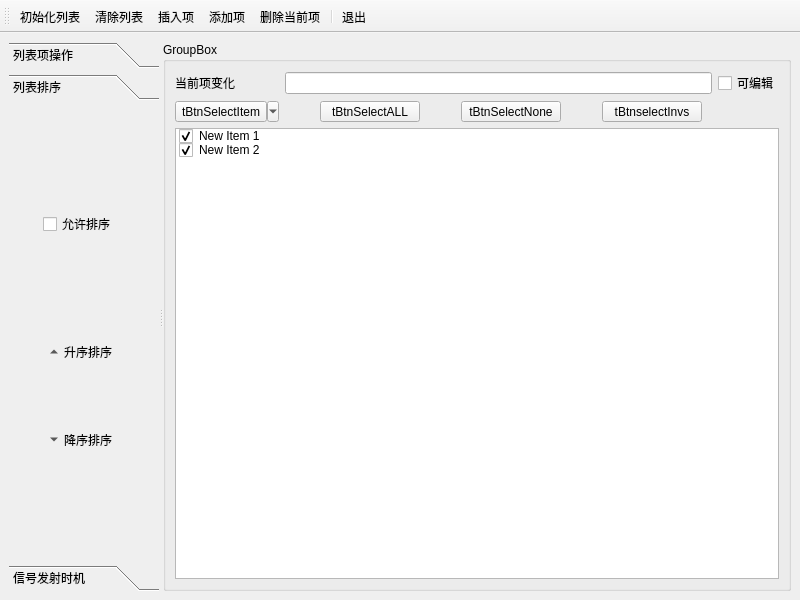
<?xml version="1.0" encoding="UTF-8"?>
<ui version="4.0">
 <class>MainWindow</class>
 <widget class="QMainWindow" name="MainWindow">
  <property name="geometry">
   <rect>
    <x>0</x>
    <y>0</y>
    <width>800</width>
    <height>600</height>
   </rect>
  </property>
  <property name="windowTitle">
   <string>ListWidgetandQToolButton</string>
  </property>
  <property name="toolButtonStyle">
   <enum>Qt::ToolButtonTextUnderIcon</enum>
  </property>
  <widget class="QWidget" name="centralwidget">
   <layout class="QGridLayout" name="gridLayout">
    <item row="0" column="0">
     <widget class="QSplitter" name="splitter">
      <property name="orientation">
       <enum>Qt::Horizontal</enum>
      </property>
      <widget class="QToolBox" name="toolBox">
       <property name="minimumSize">
        <size>
         <width>150</width>
         <height>0</height>
        </size>
       </property>
       <property name="maximumSize">
        <size>
         <width>200</width>
         <height>16777215</height>
        </size>
       </property>
       <property name="currentIndex">
        <number>1</number>
       </property>
       <widget class="QWidget" name="page">
        <property name="geometry">
         <rect>
          <x>0</x>
          <y>0</y>
          <width>152</width>
          <height>391</height>
         </rect>
        </property>
        <attribute name="icon">
         <iconset>
          <normaloff>icons/410.bmp</normaloff>icons/410.bmp</iconset>
        </attribute>
        <attribute name="label">
         <string>列表项操作</string>
        </attribute>
        <layout class="QGridLayout" name="gridLayout_4">
         <item row="0" column="0">
          <widget class="QToolButton" name="tBtnListInit">
           <property name="text">
            <string>tBtnListInit</string>
           </property>
           <property name="toolButtonStyle">
            <enum>Qt::ToolButtonTextBesideIcon</enum>
           </property>
           <property name="autoRaise">
            <bool>true</bool>
           </property>
          </widget>
         </item>
         <item row="1" column="0">
          <widget class="QToolButton" name="tBtnListClear">
           <property name="text">
            <string>tBtnListClear</string>
           </property>
           <property name="toolButtonStyle">
            <enum>Qt::ToolButtonTextBesideIcon</enum>
           </property>
           <property name="autoRaise">
            <bool>true</bool>
           </property>
          </widget>
         </item>
         <item row="2" column="0">
          <widget class="QToolButton" name="tBtnListInsert">
           <property name="text">
            <string>tBtnListInsert</string>
           </property>
           <property name="toolButtonStyle">
            <enum>Qt::ToolButtonTextBesideIcon</enum>
           </property>
           <property name="autoRaise">
            <bool>true</bool>
           </property>
          </widget>
         </item>
         <item row="3" column="0">
          <widget class="QToolButton" name="tBtnListAppend">
           <property name="text">
            <string>tBtnListAppend</string>
           </property>
           <property name="toolButtonStyle">
            <enum>Qt::ToolButtonTextBesideIcon</enum>
           </property>
           <property name="autoRaise">
            <bool>true</bool>
           </property>
          </widget>
         </item>
         <item row="4" column="0">
          <widget class="QToolButton" name="tBtnListDelete">
           <property name="text">
            <string>tBtnListDelete</string>
           </property>
           <property name="toolButtonStyle">
            <enum>Qt::ToolButtonTextBesideIcon</enum>
           </property>
           <property name="autoRaise">
            <bool>true</bool>
           </property>
          </widget>
         </item>
        </layout>
       </widget>
       <widget class="QWidget" name="widget">
        <property name="geometry">
         <rect>
          <x>0</x>
          <y>0</y>
          <width>150</width>
          <height>408</height>
         </rect>
        </property>
        <attribute name="icon">
         <iconset>
          <normaloff>icons/408.bmp</normaloff>icons/408.bmp</iconset>
        </attribute>
        <attribute name="label">
         <string>列表排序</string>
        </attribute>
        <layout class="QGridLayout" name="gridLayout_3">
         <item row="2" column="0">
          <spacer name="verticalSpacer">
           <property name="orientation">
            <enum>Qt::Vertical</enum>
           </property>
           <property name="sizeType">
            <enum>QSizePolicy::Fixed</enum>
           </property>
           <property name="sizeHint" stdset="0">
            <size>
             <width>20</width>
             <height>40</height>
            </size>
           </property>
          </spacer>
         </item>
         <item row="5" column="0">
          <spacer name="verticalSpacer_3">
           <property name="orientation">
            <enum>Qt::Vertical</enum>
           </property>
           <property name="sizeType">
            <enum>QSizePolicy::Fixed</enum>
           </property>
           <property name="sizeHint" stdset="0">
            <size>
             <width>20</width>
             <height>40</height>
            </size>
           </property>
          </spacer>
         </item>
         <item row="1" column="0">
          <widget class="QCheckBox" name="chkAllowSort">
           <property name="text">
            <string>允许排序</string>
           </property>
          </widget>
         </item>
         <item row="3" column="0">
          <widget class="QToolButton" name="tBtnUP">
           <property name="text">
            <string>升序排序</string>
           </property>
           <property name="toolButtonStyle">
            <enum>Qt::ToolButtonTextBesideIcon</enum>
           </property>
           <property name="autoRaise">
            <bool>true</bool>
           </property>
           <property name="arrowType">
            <enum>Qt::UpArrow</enum>
           </property>
          </widget>
         </item>
         <item row="4" column="0">
          <widget class="QToolButton" name="tBtnDown">
           <property name="text">
            <string>降序排序</string>
           </property>
           <property name="toolButtonStyle">
            <enum>Qt::ToolButtonTextBesideIcon</enum>
           </property>
           <property name="autoRaise">
            <bool>true</bool>
           </property>
           <property name="arrowType">
            <enum>Qt::DownArrow</enum>
           </property>
          </widget>
         </item>
         <item row="0" column="0">
          <spacer name="verticalSpacer_4">
           <property name="orientation">
            <enum>Qt::Vertical</enum>
           </property>
           <property name="sizeType">
            <enum>QSizePolicy::Fixed</enum>
           </property>
           <property name="sizeHint" stdset="0">
            <size>
             <width>20</width>
             <height>40</height>
            </size>
           </property>
          </spacer>
         </item>
        </layout>
       </widget>
       <widget class="QWidget" name="page_2">
        <property name="geometry">
         <rect>
          <x>0</x>
          <y>0</y>
          <width>181</width>
          <height>391</height>
         </rect>
        </property>
        <attribute name="icon">
         <iconset>
          <normaloff>icons/print2.bmp</normaloff>icons/print2.bmp</iconset>
        </attribute>
        <attribute name="label">
         <string>信号发射时机</string>
        </attribute>
        <layout class="QGridLayout" name="gridLayout_5">
         <item row="2" column="0" colspan="2">
          <widget class="QTextEdit" name="textEdit"/>
         </item>
         <item row="1" column="1">
          <spacer name="verticalSpacer_2">
           <property name="orientation">
            <enum>Qt::Vertical</enum>
           </property>
           <property name="sizeType">
            <enum>QSizePolicy::Fixed</enum>
           </property>
           <property name="sizeHint" stdset="0">
            <size>
             <width>20</width>
             <height>20</height>
            </size>
           </property>
          </spacer>
         </item>
         <item row="0" column="0">
          <widget class="QToolButton" name="tbtnTextClear">
           <property name="text">
            <string>清空文本</string>
           </property>
          </widget>
         </item>
         <item row="0" column="1">
          <widget class="QToolButton" name="tBtnLineAdd">
           <property name="text">
            <string>添加空行</string>
           </property>
          </widget>
         </item>
        </layout>
       </widget>
      </widget>
      <widget class="QGroupBox" name="groupBox">
       <property name="title">
        <string>GroupBox</string>
       </property>
       <layout class="QGridLayout" name="gridLayout_2">
        <item row="0" column="0">
         <widget class="QLabel" name="label">
          <property name="text">
           <string>当前项变化</string>
          </property>
         </widget>
        </item>
        <item row="0" column="1">
         <widget class="QLineEdit" name="TextCurrent"/>
        </item>
        <item row="0" column="2">
         <widget class="QCheckBox" name="chkEditable">
          <property name="text">
           <string>可编辑</string>
          </property>
         </widget>
        </item>
        <item row="1" column="0">
         <widget class="QToolButton" name="tBtnSelectItem">
          <property name="minimumSize">
           <size>
            <width>100</width>
            <height>0</height>
           </size>
          </property>
          <property name="text">
           <string>tBtnSelectItem</string>
          </property>
          <property name="popupMode">
           <enum>QToolButton::MenuButtonPopup</enum>
          </property>
         </widget>
        </item>
        <item row="1" column="1" colspan="2">
         <layout class="QHBoxLayout" name="horizontalLayout">
          <item>
           <widget class="QToolButton" name="tBtnSelectALL">
            <property name="minimumSize">
             <size>
              <width>100</width>
              <height>0</height>
             </size>
            </property>
            <property name="text">
             <string>tBtnSelectALL</string>
            </property>
           </widget>
          </item>
          <item>
           <widget class="QToolButton" name="tBtnSelectNone">
            <property name="minimumSize">
             <size>
              <width>100</width>
              <height>0</height>
             </size>
            </property>
            <property name="text">
             <string>tBtnSelectNone</string>
            </property>
           </widget>
          </item>
          <item>
           <widget class="QToolButton" name="tBtnselectInvs">
            <property name="minimumSize">
             <size>
              <width>100</width>
              <height>0</height>
             </size>
            </property>
            <property name="text">
             <string>tBtnselectInvs</string>
            </property>
           </widget>
          </item>
          <item>
           <spacer name="horizontalSpacer">
            <property name="orientation">
             <enum>Qt::Horizontal</enum>
            </property>
            <property name="sizeType">
             <enum>QSizePolicy::Preferred</enum>
            </property>
            <property name="sizeHint" stdset="0">
             <size>
              <width>40</width>
              <height>20</height>
             </size>
            </property>
           </spacer>
          </item>
         </layout>
        </item>
        <item row="2" column="0" colspan="3">
         <widget class="QListWidget" name="listWidget">
          <property name="contextMenuPolicy">
           <enum>Qt::CustomContextMenu</enum>
          </property>
          <item>
           <property name="text">
            <string>New Item 1</string>
           </property>
           <property name="checkState">
            <enum>Checked</enum>
           </property>
           <property name="icon">
            <iconset resource="rsc.qrc">
             <normaloff>:/new/prefix1/icons/check2.ico</normaloff>:/new/prefix1/icons/check2.ico</iconset>
           </property>
           <property name="flags">
            <set>ItemIsSelectable|ItemIsEditable|ItemIsDragEnabled|ItemIsUserCheckable|ItemIsEnabled</set>
           </property>
          </item>
          <item>
           <property name="text">
            <string>New Item 2</string>
           </property>
           <property name="checkState">
            <enum>Checked</enum>
           </property>
           <property name="icon">
            <iconset resource="rsc.qrc">
             <normaloff>:/new/prefix1/icons/check2.ico</normaloff>:/new/prefix1/icons/check2.ico</iconset>
           </property>
           <property name="flags">
            <set>ItemIsSelectable|ItemIsEditable|ItemIsDragEnabled|ItemIsUserCheckable|ItemIsEnabled</set>
           </property>
          </item>
         </widget>
        </item>
       </layout>
      </widget>
     </widget>
    </item>
   </layout>
  </widget>
  <widget class="QToolBar" name="toolBar">
   <property name="windowTitle">
    <string>toolBar</string>
   </property>
   <attribute name="toolBarArea">
    <enum>TopToolBarArea</enum>
   </attribute>
   <attribute name="toolBarBreak">
    <bool>false</bool>
   </attribute>
   <addaction name="actListInit"/>
   <addaction name="actListClear"/>
   <addaction name="actListInsert"/>
   <addaction name="actListAdd"/>
   <addaction name="actListDeleteCurrent"/>
   <addaction name="separator"/>
   <addaction name="actQuit"/>
  </widget>
  <action name="actListInit">
   <property name="icon">
    <iconset resource="rsc.qrc">
     <normaloff>:/new/prefix1/icons/124.bmp</normaloff>:/new/prefix1/icons/124.bmp</iconset>
   </property>
   <property name="text">
    <string>初始化列表</string>
   </property>
   <property name="toolTip">
    <string>初始化列表</string>
   </property>
   <property name="menuRole">
    <enum>QAction::NoRole</enum>
   </property>
  </action>
  <action name="actListClear">
   <property name="icon">
    <iconset resource="rsc.qrc">
     <normaloff>:/new/prefix1/icons/delete1.bmp</normaloff>:/new/prefix1/icons/delete1.bmp</iconset>
   </property>
   <property name="text">
    <string>清除列表</string>
   </property>
   <property name="toolTip">
    <string>清除列表</string>
   </property>
   <property name="menuRole">
    <enum>QAction::NoRole</enum>
   </property>
  </action>
  <action name="actListInsert">
   <property name="icon">
    <iconset resource="rsc.qrc">
     <normaloff>:/new/prefix1/icons/410.bmp</normaloff>:/new/prefix1/icons/410.bmp</iconset>
   </property>
   <property name="text">
    <string>插入项</string>
   </property>
   <property name="toolTip">
    <string>插入项</string>
   </property>
   <property name="menuRole">
    <enum>QAction::NoRole</enum>
   </property>
  </action>
  <action name="actListAdd">
   <property name="icon">
    <iconset resource="rsc.qrc">
     <normaloff>:/new/prefix1/icons/316.bmp</normaloff>:/new/prefix1/icons/316.bmp</iconset>
   </property>
   <property name="text">
    <string>添加项</string>
   </property>
   <property name="toolTip">
    <string>添加项</string>
   </property>
   <property name="menuRole">
    <enum>QAction::NoRole</enum>
   </property>
  </action>
  <action name="actListDeleteCurrent">
   <property name="icon">
    <iconset resource="rsc.qrc">
     <normaloff>:/new/prefix1/icons/324.bmp</normaloff>:/new/prefix1/icons/324.bmp</iconset>
   </property>
   <property name="text">
    <string>删除当前项</string>
   </property>
   <property name="toolTip">
    <string>删除当前项</string>
   </property>
   <property name="menuRole">
    <enum>QAction::NoRole</enum>
   </property>
  </action>
  <action name="actQuit">
   <property name="icon">
    <iconset resource="rsc.qrc">
     <normaloff>:/new/prefix1/icons/exit.bmp</normaloff>:/new/prefix1/icons/exit.bmp</iconset>
   </property>
   <property name="text">
    <string>退出</string>
   </property>
   <property name="toolTip">
    <string>退出</string>
   </property>
   <property name="menuRole">
    <enum>QAction::NoRole</enum>
   </property>
  </action>
  <action name="actSelectListALL">
   <property name="text">
    <string>全选</string>
   </property>
   <property name="menuRole">
    <enum>QAction::NoRole</enum>
   </property>
  </action>
  <action name="actSelectListNone">
   <property name="text">
    <string>空选</string>
   </property>
   <property name="menuRole">
    <enum>QAction::NoRole</enum>
   </property>
  </action>
  <action name="actSelectListInverse">
   <property name="text">
    <string>反选</string>
   </property>
   <property name="menuRole">
    <enum>QAction::NoRole</enum>
   </property>
  </action>
  <action name="actListMenu">
   <property name="icon">
    <iconset resource="rsc.qrc">
     <normaloff>:/new/prefix1/icons/128.bmp</normaloff>:/new/prefix1/icons/128.bmp</iconset>
   </property>
   <property name="text">
    <string>选项菜单</string>
   </property>
   <property name="menuRole">
    <enum>QAction::NoRole</enum>
   </property>
  </action>
 </widget>
 <resources>
  <include location="rsc.qrc"/>
 </resources>
 <connections/>
</ui>
